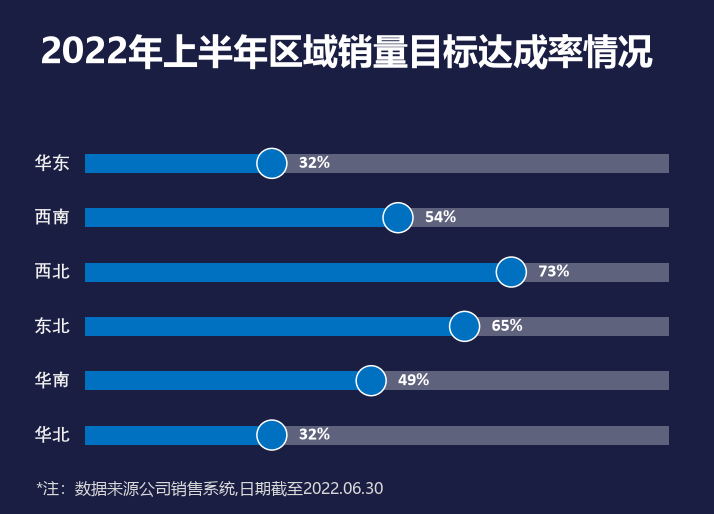

This figure's Python source:
# -*- coding: utf-8 -*-
"""图 37 · 动态对比滑珠图（按月份 / 按区域切换视角）。

工作表 8 的选项按钮链接 K2：1=按月份（下拉选月份，图上是 6 个区域），
2=按区域（下拉选区域，图上是 6 个月）。图表数据区 B15:F20 用
IF/VLOOKUP/HLOOKUP 把另一个维度取出来。

每行是一条横向滑珠：蓝色到完成率、灰色（白 30%）补到 100%，完成率处压
一颗白边蓝珠（marker size=15），「32%」写在珠子右侧。

用法：
    python chart37_dynamic_lollipop.py                 # 当前：1月 × 6区域
    python chart37_dynamic_lollipop.py --mode region --index 2
    python chart37_dynamic_lollipop.py --gif           # 6月 + 6区域
"""

import argparse

import matplotlib.pyplot as plt
from matplotlib.patches import Circle, Rectangle

import chartkit as kit

W, H = kit.chart_size(37)
X0, X1 = 85.0, 669.0
Y0, Y1 = 136.2, 462.2

REGIONS = ["华北", "华南", "东北", "西北", "西南", "华东"]
MONTHS = ["1月", "2月", "3月", "4月", "5月", "6月"]
RATES = {
    "华北": [0.32, 0.45, 0.66, 0.52, 0.69, 0.7710],
    "华南": [0.49, 0.36, 0.54, 0.39, 0.4150, 0.4030],
    "东北": [0.65, 0.53, 0.58, 0.48, 0.4450, 0.3990],
    "西北": [0.73, 0.63, 0.61, 0.53, 0.4700, 0.4080],
    "西南": [0.536, 0.498, 0.527, 0.708, 0.7035, 0.7580],
    "华东": [0.32, 0.49, 0.65, 0.73, 0.5360, 0.7468],
}
BLUE = "#0070C0"
TRACK_GRAY = "#5F627C"
TEXT = "#F2F2F2"


def render(mode, index):
    if mode == "month":
        rates = [RATES[region][index - 1] for region in REGIONS]
        labels = REGIONS
    else:
        # 按区域模式：mode 是区域名，横轴换成 6 个月
        rates = [RATES[mode][month - 1] for month in range(1, 7)]
        labels = MONTHS

    fig = kit.new_figure(W, H)
    ax = fig.add_axes([0, 0, 1, 1])
    ax.set_xlim(0, W)
    ax.set_ylim(H, 0)
    ax.axis("off")

    cluster = (Y1 - Y0) / 6.0
    bar_height = 19.0
    # 横向条形图的第一类在最下面
    rows = [Y0 + (5 - i + 0.5) * cluster for i in range(6)]

    def x_of(rate):
        return X0 + rate * (X1 - X0)

    for y, rate, label in zip(rows, rates, labels):
        ax.add_patch(Rectangle((X0, y - bar_height / 2), X1 - X0, bar_height,
                               facecolor=TRACK_GRAY, edgecolor="none"))
        ax.add_patch(Rectangle((X0, y - bar_height / 2), x_of(rate) - X0,
                               bar_height, facecolor=BLUE, edgecolor="none"))
        ax.add_patch(Circle((x_of(rate), y), 15.0, facecolor=BLUE,
                            edgecolor="white", linewidth=1.5 * 0.72))
        ax.text(x_of(rate) + 27, y, "%d%%" % round(rate * 100), color="white",
                fontsize=9 * kit.FONT_SCALE, fontfamily=kit.AXIS_FONTS,
                fontweight="bold", ha="left", va="center")
        ax.text(70, y, label, color=TEXT, fontsize=9 * kit.FONT_SCALE,
                fontfamily=kit.AXIS_FONTS, fontweight="bold",
                ha="right", va="center")

    ax.text(40, 34, "2022年上半年区域销量目标达成率情况", color="white",
            fontsize=17.5 * kit.FONT_SCALE, fontfamily=kit.UI_FONT,
            fontweight="bold", va="top", ha="left")
    ax.text(36, 481, "*注：数据来源公司销售系统,日期截至2022.06.30",
            color="#D9D9D9", fontsize=8 * kit.FONT_SCALE,
            fontfamily=kit.UI_FONT, va="top", ha="left")
    return fig


def main():
    parser = argparse.ArgumentParser()
    parser.add_argument("--mode", default="month", choices=["month", "region"])
    parser.add_argument("--index", type=int, default=1)
    parser.add_argument("--region", default="华北", choices=REGIONS)
    parser.add_argument("--gif", action="store_true")
    args = parser.parse_args()

    if args.mode == "month":
        fig = render("month", args.index)
    else:
        fig = render(args.region, args.index)
    kit.save(fig, "chart37_dynamic_lollipop.png")
    plt.close(fig)

    if args.gif:
        frames = []
        for index in range(1, 7):
            fig = render("month", index)
            frames.append(kit.to_image(fig))
            plt.close(fig)
        for region in REGIONS:
            fig = render(region, 1)
            frames.append(kit.to_image(fig))
            plt.close(fig)
        kit.save_gif(frames, "chart37_dynamic_lollipop.gif", duration=900)


if __name__ == "__main__":
    main()
